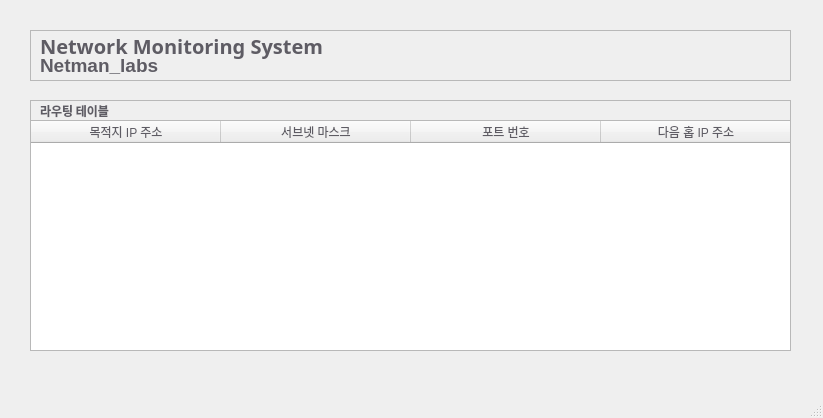
<?xml version="1.0" encoding="UTF-8"?>
<ui version="4.0">
 <class>RoutingTableWindow</class>
 <widget class="QMainWindow" name="RoutingTableWindow">
  <property name="geometry">
   <rect>
    <x>0</x>
    <y>0</y>
    <width>823</width>
    <height>418</height>
   </rect>
  </property>
  <property name="windowTitle">
   <string> 라우팅 테이블</string>
  </property>
  <widget class="QWidget" name="centralwidget">
   <widget class="QFrame" name="titleFrame">
    <property name="geometry">
     <rect>
      <x>30</x>
      <y>30</y>
      <width>761</width>
      <height>51</height>
     </rect>
    </property>
    <property name="frameShape">
     <enum>QFrame::Shape::StyledPanel</enum>
    </property>
    <property name="frameShadow">
     <enum>QFrame::Shadow::Raised</enum>
    </property>
    <widget class="QLabel" name="titleText">
     <property name="geometry">
      <rect>
       <x>10</x>
       <y>-20</y>
       <width>331</width>
       <height>71</height>
      </rect>
     </property>
     <property name="font">
      <font>
       <family>Cantarell Extra Bold</family>
       <pointsize>15</pointsize>
       <bold>true</bold>
      </font>
     </property>
     <property name="styleSheet">
      <string notr="true">color:rgb(94, 92, 100);</string>
     </property>
     <property name="text">
      <string>Network Monitoring System  </string>
     </property>
    </widget>
    <widget class="QLabel" name="subtitleText">
     <property name="geometry">
      <rect>
       <x>10</x>
       <y>10</y>
       <width>151</width>
       <height>51</height>
      </rect>
     </property>
     <property name="font">
      <font>
       <family>Cantarell</family>
       <pointsize>14</pointsize>
       <bold>true</bold>
      </font>
     </property>
     <property name="styleSheet">
      <string notr="true">color:rgb(94, 92, 100);
</string>
     </property>
     <property name="text">
      <string>Netman_labs</string>
     </property>
    </widget>
   </widget>
   <widget class="QFrame" name="interfaceFrame">
    <property name="geometry">
     <rect>
      <x>30</x>
      <y>100</y>
      <width>761</width>
      <height>251</height>
     </rect>
    </property>
    <property name="font">
     <font>
      <family>Cantarell</family>
      <pointsize>9</pointsize>
     </font>
    </property>
    <property name="frameShape">
     <enum>QFrame::Shape::StyledPanel</enum>
    </property>
    <property name="frameShadow">
     <enum>QFrame::Shadow::Raised</enum>
    </property>
    <widget class="QLabel" name="interfaceText">
     <property name="geometry">
      <rect>
       <x>10</x>
       <y>0</y>
       <width>71</width>
       <height>21</height>
      </rect>
     </property>
     <property name="font">
      <font>
       <family>Cantarell Extra Bold</family>
       <pointsize>9</pointsize>
       <bold>true</bold>
      </font>
     </property>
     <property name="styleSheet">
      <string notr="true">color:rgb(94, 92, 100);</string>
     </property>
     <property name="text">
      <string>라우팅 테이블</string>
     </property>
    </widget>
    <widget class="QTableWidget" name="routingTable">
     <property name="geometry">
      <rect>
       <x>0</x>
       <y>20</y>
       <width>761</width>
       <height>231</height>
      </rect>
     </property>
     <property name="font">
      <font>
       <family>Cantarell</family>
       <pointsize>9</pointsize>
       <bold>false</bold>
      </font>
     </property>
     <property name="styleSheet">
      <string notr="true">color:rgb(94, 92, 100);</string>
     </property>
     <property name="horizontalScrollBarPolicy">
      <enum>Qt::ScrollBarPolicy::ScrollBarAlwaysOff</enum>
     </property>
     <property name="editTriggers">
      <set>QAbstractItemView::EditTrigger::NoEditTriggers</set>
     </property>
     <property name="selectionMode">
      <enum>QAbstractItemView::SelectionMode::SingleSelection</enum>
     </property>
     <property name="selectionBehavior">
      <enum>QAbstractItemView::SelectionBehavior::SelectRows</enum>
     </property>
     <attribute name="horizontalHeaderDefaultSectionSize">
      <number>190</number>
     </attribute>
     <attribute name="verticalHeaderVisible">
      <bool>false</bool>
     </attribute>
     <attribute name="verticalHeaderMinimumSectionSize">
      <number>25</number>
     </attribute>
     <attribute name="verticalHeaderDefaultSectionSize">
      <number>25</number>
     </attribute>
     <attribute name="verticalHeaderHighlightSections">
      <bool>true</bool>
     </attribute>
     <column>
      <property name="text">
       <string>목적지 IP 주소</string>
      </property>
      <property name="font">
       <font>
        <pointsize>9</pointsize>
       </font>
      </property>
     </column>
     <column>
      <property name="text">
       <string>서브넷 마스크</string>
      </property>
      <property name="font">
       <font>
        <pointsize>9</pointsize>
       </font>
      </property>
     </column>
     <column>
      <property name="text">
       <string>포트 번호</string>
      </property>
      <property name="font">
       <font>
        <pointsize>9</pointsize>
       </font>
      </property>
     </column>
     <column>
      <property name="text">
       <string>다음 홉 IP 주소</string>
      </property>
      <property name="font">
       <font>
        <pointsize>9</pointsize>
       </font>
      </property>
     </column>
    </widget>
   </widget>
  </widget>
  <widget class="QMenuBar" name="menubar">
   <property name="geometry">
    <rect>
     <x>0</x>
     <y>0</y>
     <width>823</width>
     <height>23</height>
    </rect>
   </property>
  </widget>
  <widget class="QStatusBar" name="statusbar"/>
 </widget>
 <resources/>
 <connections/>
</ui>
